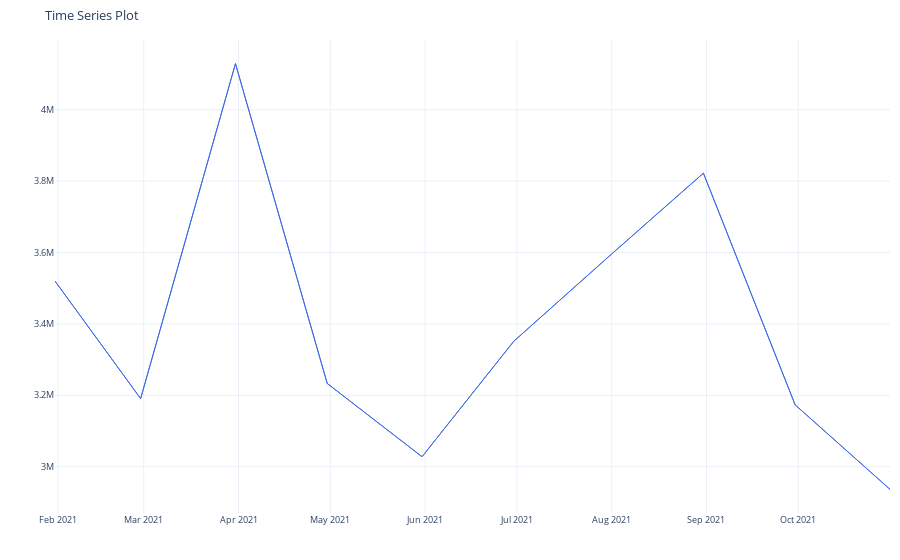

Notebook source saved alongside this figure:
### Code cell
(df[['order_date','payment']].summarize_by_time(
    date_column = 'order_date',
    value_column = 'payment',
    agg_func = 'sum',
    freq = 'M'
)
 .plot_timeseries('order_date','payment'))

### Figure 1 — Plotly figure (JSON) as saved in the notebook; plotly's stock layout.template omitted (floating-point values rounded to 4 significant figures)
{"data": [{"hoverlabel": {"font": {"size": 8.8}}, "line": {"color": "rgba(44, 62, 80, 1.0)", "width": 0.65}, "mode": "lines", "name": "Time Series", "showlegend": false, "type": "scatter", "x": ["2021-01-31T00:00:00", "2021-02-28T00:00:00", "2021-03-31T00:00:00", "2021-04-30T00:00:00", "2021-05-31T00:00:00", "2021-06-30T00:00:00", "2021-07-31T00:00:00", "2021-08-31T00:00:00", "2021-09-30T00:00:00", "2021-10-31T00:00:00"], "y": [3520014, 3190783, 4129045, 3233260, 3028007, 3351443, 3588328, 3822263, 3173182, 2936611]}, {"hoverlabel": {"font": {"size": 8.8}}, "line": {"color": "rgba(51, 102, 255, 1.0)", "width": 1}, "mode": "lines", "name": "Smoother", "showlegend": false, "type": "scatter", "x": ["2021-01-31T00:00:00", "2021-02-28T00:00:00", "2021-03-31T00:00:00", "2021-04-30T00:00:00", "2021-05-31T00:00:00", "2021-06-30T00:00:00", "2021-07-31T00:00:00", "2021-08-31T00:00:00", "2021-09-30T00:00:00", "2021-10-31T00:00:00"], "y": [3520014, 3190783, 4129045, 3233260, 3028007, 3351443, 3588328, 3822263, 3173182, 2936611]}], "layout": {"autosize": true, "font": {"size": 11}, "legend": {"font": {"size": 8.8}, "title": {"font": {"size": 8.8}, "text": "Legend"}}, "margin": {"b": 40, "l": 10, "r": 10, "t": 40}, "title": {"font": {"size": 13.2}, "text": "Time Series Plot"}, "xaxis": {"anchor": "y", "domain": [0, 1], "showticklabels": true, "tickfont": {"size": 8.8}, "tickformat": "%b %Y", "title": {"text": ""}, "visible": true}, "yaxis": {"anchor": "x", "domain": [0, 1], "tickfont": {"size": 8.8}, "title": {"text": ""}}}}
